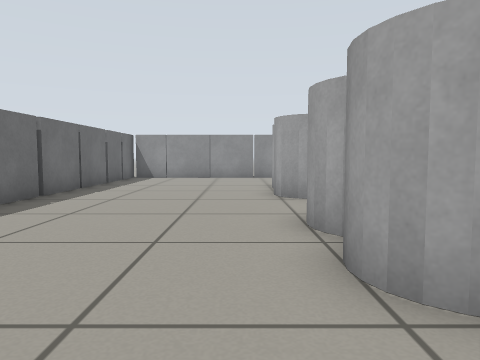
[1] (above)

24 first-person views from a walk through a world built for the Gazebo simulator. The camera is 0.51 m above the floor, tilts 4° down and sees 70° across. The floor is counted in squares, 0.5 m on a side. Each view is taken from the middle of a square. On the plan, view 1 faces up. The plan holds only what a view shows up to about 13 squares ahead; the rest is blank.

[2]
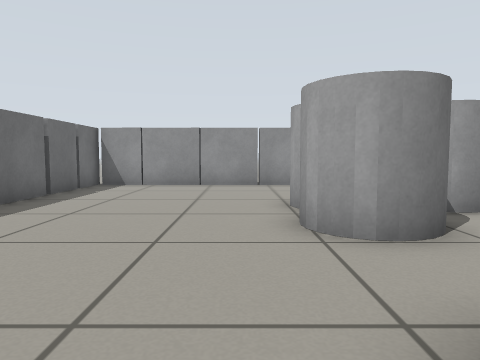

[3]
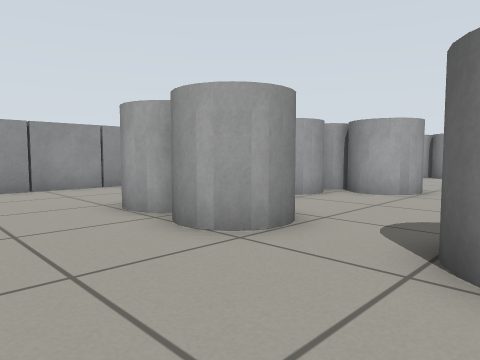

[4]
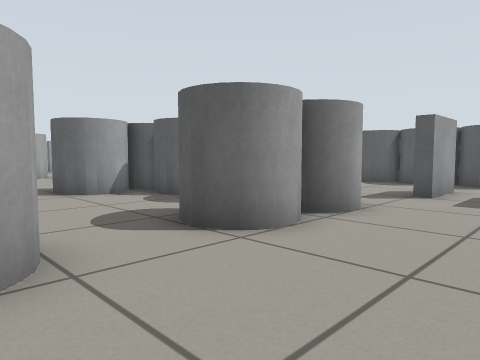

[5]
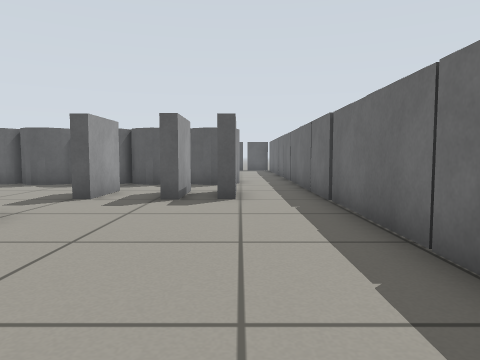

[6]
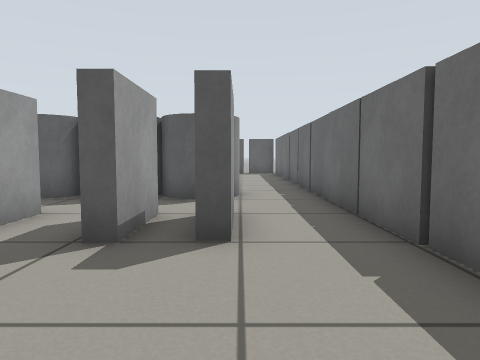

[7]
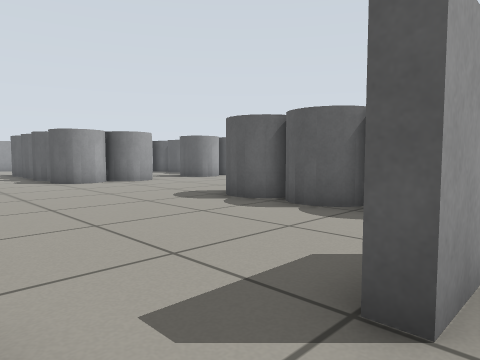

[8]
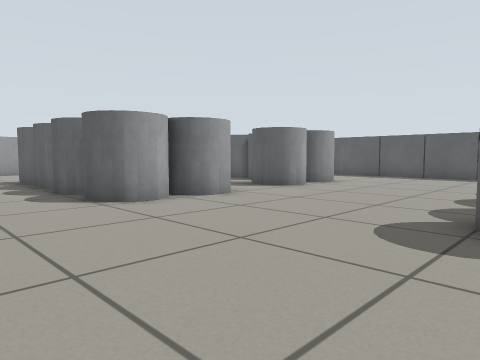

[9]
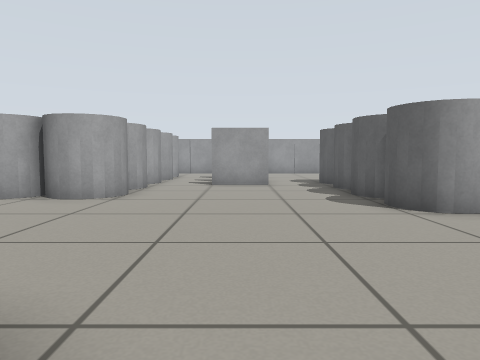

[10]
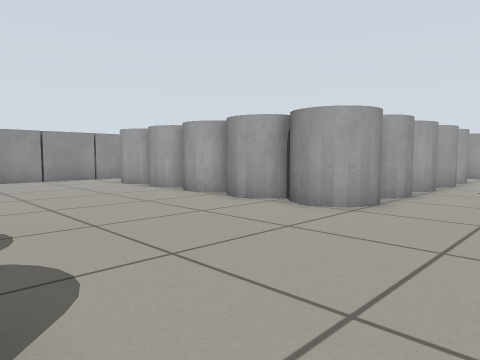

[11]
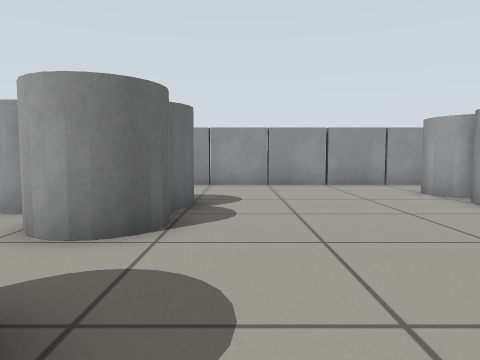

[12]
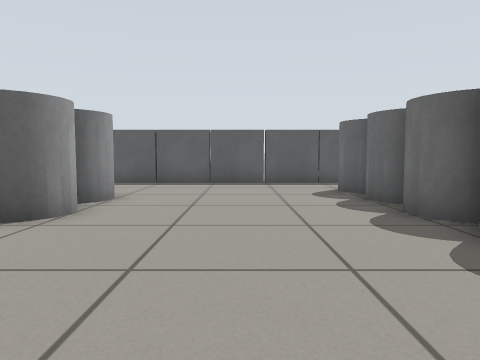

[13]
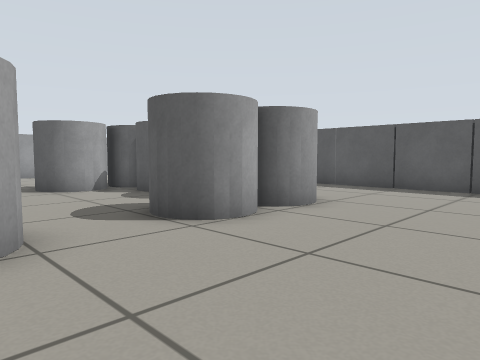

[14]
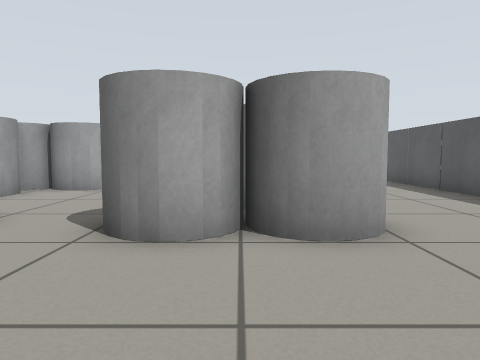

[15]
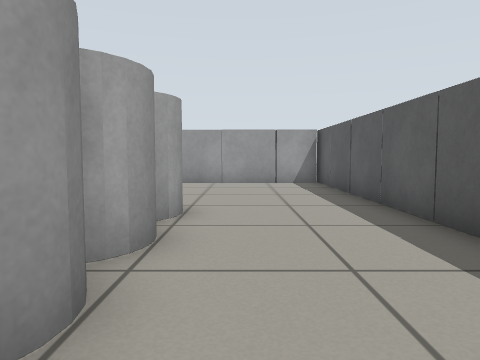

[16]
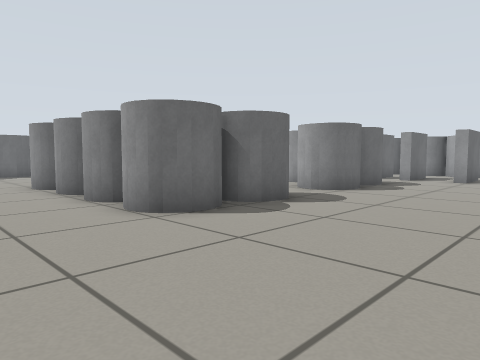

[17]
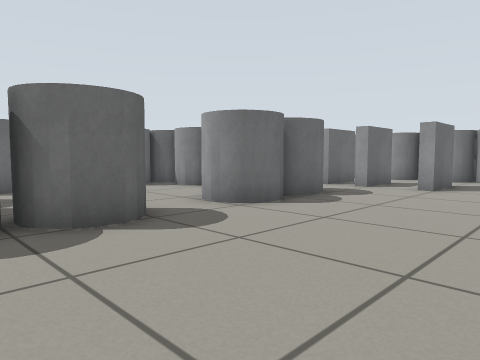

[18]
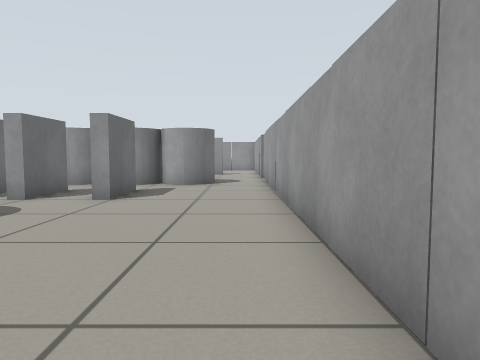

[19]
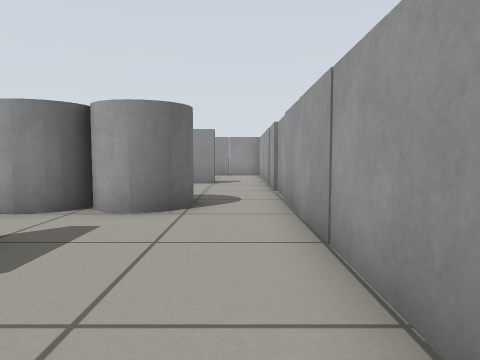

[20]
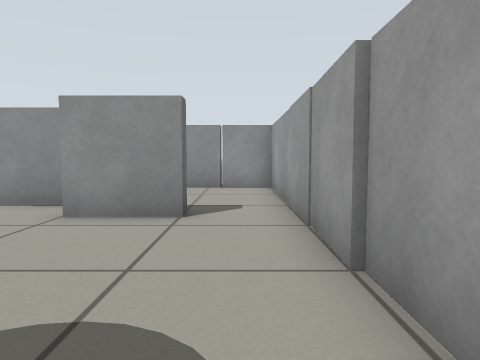

[21]
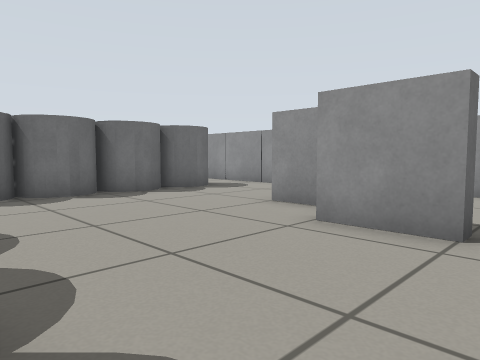

[22]
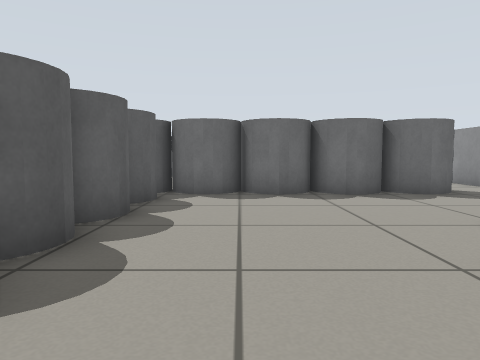

[23]
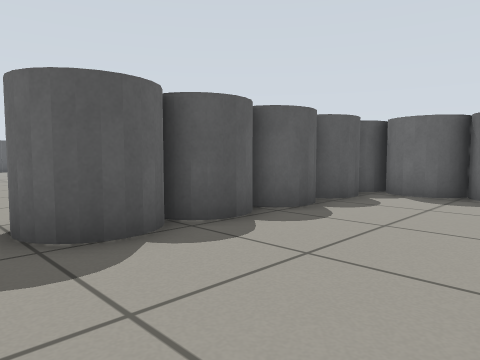

[24]
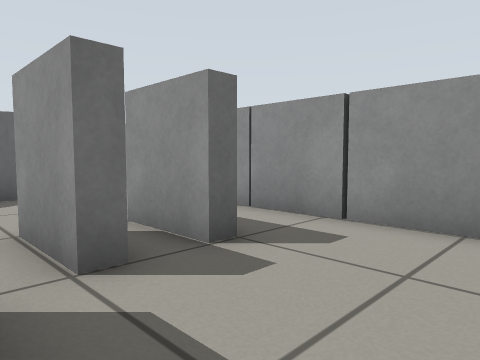

### Floor plan
Points are (right, up) in squares from view 1. A wall is a line through its corners. A room is listed if a view was taken in it or the views show most of it. See-through windows are left out.
Room 1 (views 1, 2, 3, 4, 5, 6, 7, 8, 9, 10, 11, 12, 13, 14, 15, 16, 17, 18, 19, 20, 21, 22, 23)
walls: (19.1, -0.1) (19.1, 2); (21, 2) (21, 0) (20.5, 0); (0.5, -2.1) (0.5, 0) (1, 0); (23, 2) (23, 0) (22.5, 0); (-1.6, 0) (-1.1, 0); (-2.9, -1.8) (-2.9, 0) (-2.4, 0); (6.3, -16) (16, -16); (-5, 5.1) (-5, -6); (23, 12.1) (20.9, 12.1); (-5, -6.1) (-5, -9); (17.5, -16) (27, -16) (27, -10.8); (17.8, 16) (8.4, 16); (27, -6.8) (27, 10.5); (25, 10.7) (23, 10.7); (3.4, 16) (-3.5, 16); (-5, 12.9) (-5, 7.1); (-5, 14.6) (-5, 13); (-5, 16.3) (-5, 14.8)
ways out: opening at (26, 11) to room 2; gap at (-5, -6); gap at (-5, 9); gap at (-5, 13)
objects: grey box (-4, 16) to (-4, 17); grey cylinder (-3, -5) to (-1, -4); grey cylinder (0, -5) to (1, -4); grey cylinder (1, 2) to (2, 4); grey cylinder (1, 5) to (2, 6); grey cylinder (1, 8) to (3, 10); grey cylinder (1, 11); grey cylinder (2, -5) to (3, -4); grey cylinder (4, -4) to (5, -4); grey cylinder (4, 10); grey cylinder (6, -9) to (7, -8); grey cylinder (6, -5) to (7, -4); grey cylinder (6, 4); grey cylinder (6, 10); grey cylinder (7, -13) to (7, -12); grey cylinder (7, -11) to (7, -10); grey cylinder (7, 5) to (8, 6); grey cylinder (7, 8) to (9, 10); grey cylinder (8, 11) to (9, 12); grey cylinder (13, -12) to (15, -11); grey cylinder (13, -10) to (15, -8); grey cylinder (13, -6) to (15, -4); grey cylinder (13, -3) to (14, -2); grey cylinder (15, 4) to (17, 6); grey cylinder (15, 7) to (17, 8); grey cylinder (15, 9) to (17, 10); grey cylinder (15, 11) to (15, 12); grey cylinder (15, 13) to (17, 14); grey cylinder (16, -12) to (17, -12); grey cylinder (16, -10); grey cylinder (16, -4) to (17, -4); grey cylinder (16, -2); grey cylinder (17, 11) to (17, 12); grey cylinder (18, -12) to (19, -12); grey cylinder (18, -10); grey cylinder (18, -4) to (18, -2); grey cylinder (18, 4) to (19, 6); grey cylinder (19, -10) to (21, -8); grey cylinder (19, -6) to (21, -4); grey cylinder (19, -3) to (21, -2); grey cylinder (20, -12) to (21, -11); grey cylinder (20, 4) to (21, 6); grey cylinder (22, 4) to (23, 6); grey cylinder (24, 4) to (25, 6)
Room 2 (view 24)
walls: (23, 14) (23, 13.5); (23, 12.6) (23, 12.1); (25, 11.2) (25, 10.7); (27, 10.5) (27, 16) (20.9, 16)
ways out: opening at (26, 11) to room 1

Positions as (right, up) in squares from view 1, and headings:
1: (0, 0), facing up
2: (0, 4), facing up
3: (-2, 5), facing up-right
4: (-2, 9), facing down-right
5: (-3, 8), facing down
6: (-3, 4), facing down
7: (0, 2), facing down-right
8: (6, 1), facing down-right
9: (7, 1), facing right
10: (9, 1), facing up-right
11: (10, 4), facing up
12: (10, -3), facing down
13: (9, -5), facing down-right
14: (9, -10), facing right
15: (14, -13), facing right
16: (26, -15), facing up-left
17: (26, -11), facing up-left
18: (26, -8), facing up
19: (26, -2), facing up
20: (26, 5), facing up
21: (26, 6), facing up-left
22: (26, 8), facing left
23: (26, 10), facing down-left
24: (26, 11), facing up-left
